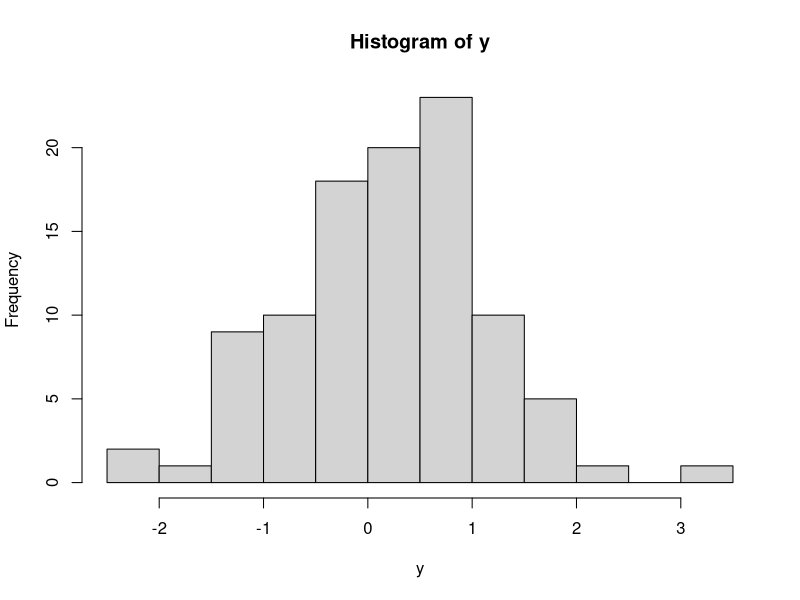
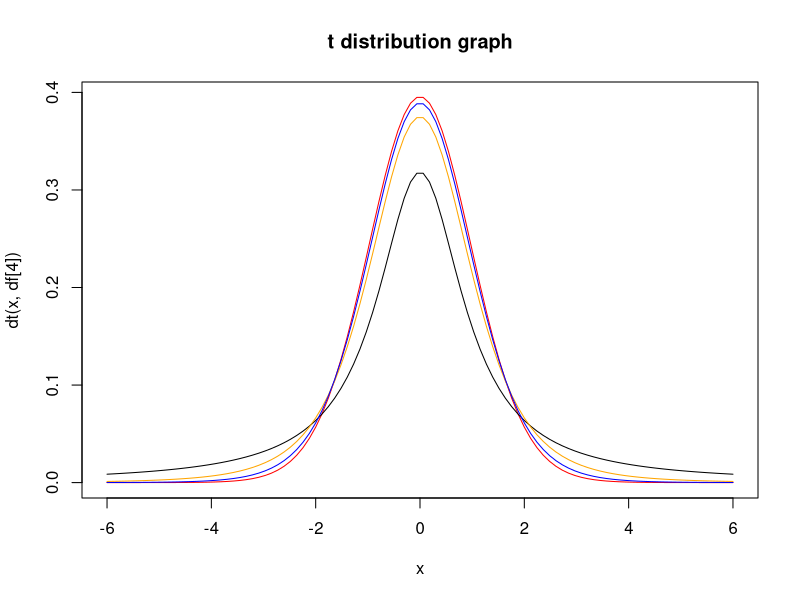
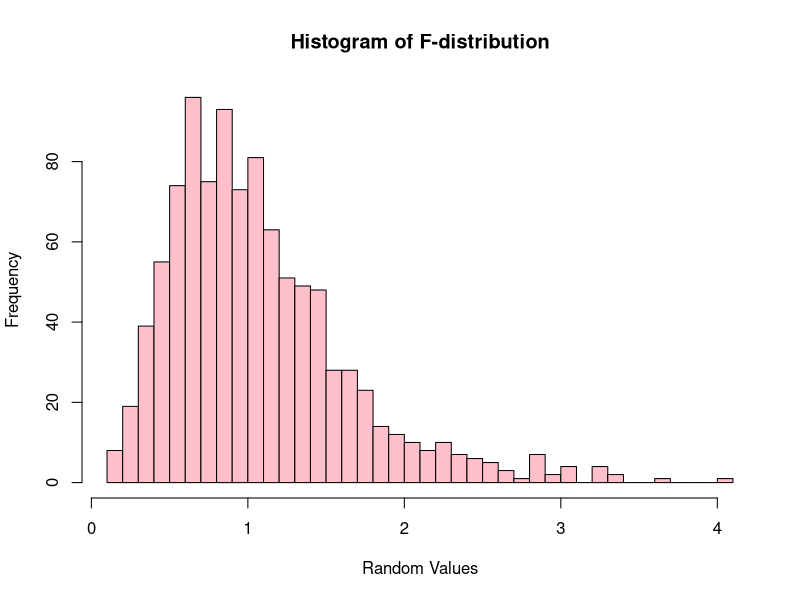

Write the R code that produced these figures, in order.
#Q1
n=100
df=n-1
y=rt(n,df)
y
hist(y)

#Q2
n=100
df=c(2,10,25)
rchisq(n,df[1])
rchisq(n,df[2])
rchisq(n,df[3])

#Q3
x=seq(-6,6,length=100)
x
df=c(1,4,10,30)
dt(x,df[1])
dt(x,df[2])
dt(x,df[3])
dt(x,df[4])
colour=c("black","orange","blue","red")
plot(x,dt(x,df[4]),type="l",main="t distribution graph",col=colour[4])

for(i in 1:3){
  lines(x,dt(x,df[i]),type="l",col=colour[i]) #to draw lines of different degree of freedom on the same graph
}

#Q4
#(i)
qf(0.95,df1=10,df2=20)

#(ii)
x=1.5
v1=10
v2=20
S1=pf(x,df1=v1,df2=v2)
S1
S2=pf(x,df1=v1,df2=v2,lower.tail = FALSE)
S2
area=S1+S2
area

#(iii)
q=c(0.25,0.5,0.75,0.999)
v1=10
v2=20
qf(q[1],df1=v1,df2=v2)
qf(q[2],df1=v1,df2=v2)
qf(q[3],df1=v1,df2=v2)
qf(q[4],df1=v1,df2=v2)

#(iv)
v1=10
v2=20
random_values=rf(1000,v1,v2)
hist(random_values, breaks = 30, col = "pink", main = "Histogram of F-distribution",
     xlab = "Random Values", ylab = "Frequency")
